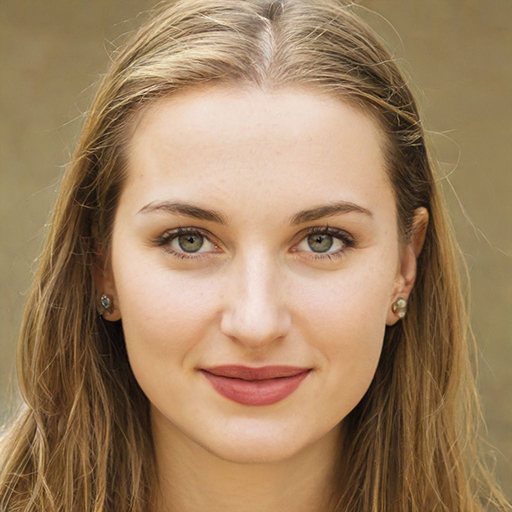
#> input picture face1.jpg, 512 x 512 px
$ python app.py
#> lines starting #> are read from the running program, lines starting #| are printed output that depends on the picture
import cv2
import numpy as np
from scipy import ndimage

kernel = (1.0/256)*np.array([[1, 4, 6, 4, 1],[4, 16, 24, 16, 4],[6, 24, 36, 24, 6], [4, 16, 24, 16, 4],[1, 4, 6, 4, 1]])

def reduceImage(image):
  imageFilter = cv2.filter2D(image,-1,kernel)
  reduced = imageFilter[::2, ::2]
  return reduced

def expandImage(image):
  expanded = np.zeros((2*image.shape[0], 2*image.shape[1]))
  expanded[::2, ::2] = image
  imageFilter = ndimage.convolve(expanded,4*kernel, mode='constant')
  return imageFilter

def GaussianPyramid(image):
  gp = [image]
  while image.shape[0] >= 2 and image.shape[1] >= 2:
    image = reduceImage(image)
    gp.append(image)
  return gp

def LaplacianPyramid(gp):
  lp = []
  for i in range(len(gp) - 1):
    lp.append(gp[i] - expandImage(gp[i + 1]))
  return lp


def blendingPyramid(lpA,lpB,gpMask):
  blend = []
  for i in range(len(lpA)):
    bl = gpMask[i]/255*lpA[i] + (1-gpMask[i]/255)*lpB[i]
    blend.append(bl)
  return blend

def reconstruct(pyramid):
  revPyramid = pyramid[::-1]
  image = revPyramid[0]
  for i in range(1, len(revPyramid)):
    image = expandImage(image) + revPyramid[i]
  return image

img1 = cv2.imread("face1.jpg")
#> img1 is the input picture: shape (512, 512, 3); mean B, G, R 97.9, 130.2, 160.2
img2 = cv2.imread("face2.jpg")
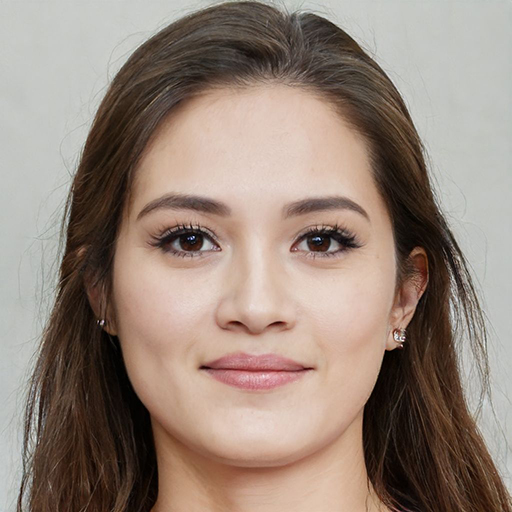
#> input picture face2.jpg, 512 x 512 px
#> img2 is the input picture: shape (512, 512, 3); mean B, G, R 122.4, 133.7, 150.9
mask = cv2.imread("maskFa.jpg",0)
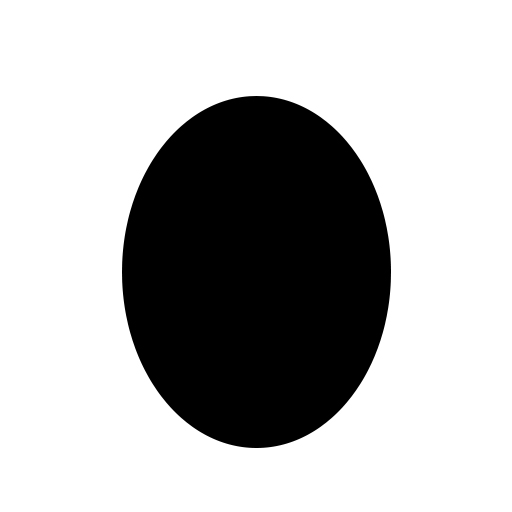
#> input picture maskFa.jpg, 512 x 512 px
#> mask is the input picture: shape (512, 512); min 0, max 255, mean 182.7


img1R,img1G,img1B = cv2.split(img1)
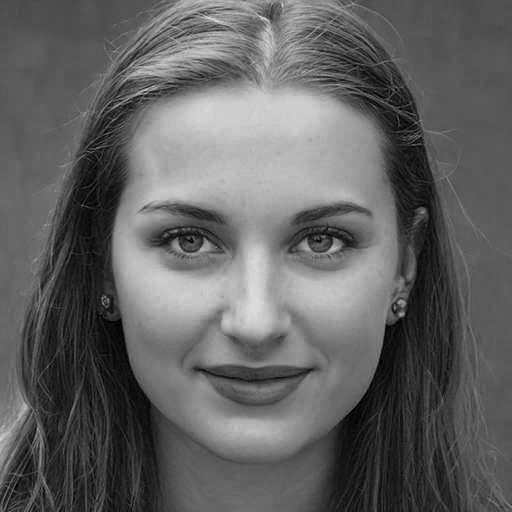
#> img1R: shape (512, 512); min 0, max 226, mean 97.9
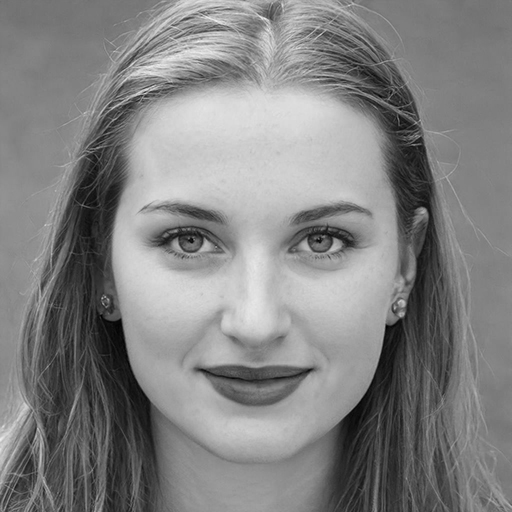
#> img1G: shape (512, 512); min 0, max 244, mean 130.2
img2R,img2G,img2B = cv2.split(img2)
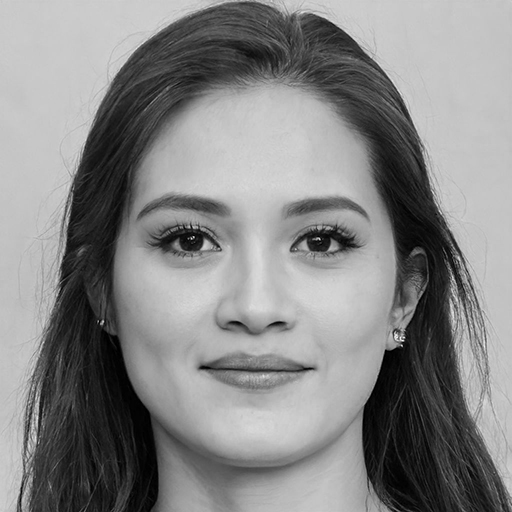
#> img2G: shape (512, 512); min 0, max 255, mean 133.7
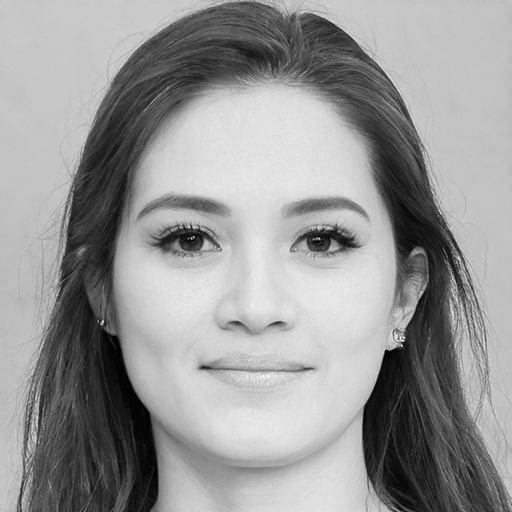
#> img2B: shape (512, 512); min 0, max 255, mean 150.9

img1R_gp = GaussianPyramid(img1R)
#> the loop in GaussianPyramid, `while image.shape[0] >= 2 and image.shape[1] >= 2:` made 9 passes
#> image on pass 8: [[105, 119], [97, 113]]
#> (imageFilter in reduceImage, reduced in reduceImage, image) on pass 9: ([[108, 108], [108, 108]], [108], [108])
#> after the loop in GaussianPyramid, `while image.shape[0] >= 2 and image.shape[1] >= 2:`: gp = 10 items
#> img1R_gp = 10 items
img1G_gp = GaussianPyramid(img1G)
#> the loop in GaussianPyramid (call 2), `while image.shape[0] >= 2 and image.shape[1] >= 2:` made 9 passes
#> image on pass 8: [[139, 149], [129, 142]]
#> (imageFilter in reduceImage, reduced in reduceImage, image) on pass 9: ([[140, 140], [140, 140]], [140], [140])
#> img1G_gp = 10 items
img1B_gp = GaussianPyramid(img1B)
#> img1B_gp = 10 items

mask_gp = GaussianPyramid(mask)
#> mask_gp = 10 items

img2R_gp = GaussianPyramid(img2R)
#> img2R_gp = 10 items
img2G_gp = GaussianPyramid(img2G)
#> img2G_gp = 10 items
img2B_gp = GaussianPyramid(img2B)
#> img2B_gp = 10 items

img1R_lp = LaplacianPyramid(img1R_gp)
#> the loop in LaplacianPyramid, `for i in range(len(gp) - 1):` made 9 passes
#> imageFilter in expandImage on pass 9: [[60.75, 40.5], [40.5, 27]]
#> after the loop in LaplacianPyramid, `for i in range(len(gp) - 1):`: lp = 9 items
#> img1R_lp = 9 items
img1G_lp = LaplacianPyramid(img1G_gp)
#> the loop in LaplacianPyramid (call 2), `for i in range(len(gp) - 1):` made 9 passes
#> imageFilter in expandImage on pass 9: [[78.75, 52.5], [52.5, 35]]
#> img1G_lp = 9 items
img1B_lp = LaplacianPyramid(img1B_gp)
#> the loop in LaplacianPyramid (call 3), `for i in range(len(gp) - 1):` made 9 passes
#> imageFilter in expandImage on pass 9: [[93.94, 62.62], [62.62, 41.75]]
#> pass 3, in expandImage (call 21), `imageFilter = ndimage.convolve(expanded,4*kernel, mode='constant')`:
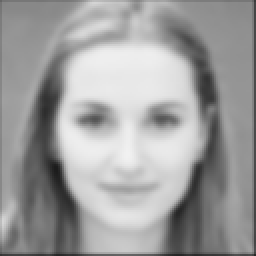
#> imageFilter: shape (128, 128) float64 (shown 2 times larger); min 28, max 241.8, mean 158.6
#> img1B_lp = 9 items

img2R_lp = LaplacianPyramid(img2R_gp)
#> img2R_lp = 9 items
img2G_lp = LaplacianPyramid(img2G_gp)
#> img2G_lp = 9 items
img2B_lp = LaplacianPyramid(img2B_gp)
#> img2B_lp = 9 items

R = reconstruct(blendingPyramid(img1R_lp,img2R_lp,mask_gp))
#> the loop in blendingPyramid, `for i in range(len(lpA)):` made 9 passes
#> bl on pass 9: [[48.11, 79.27], [61.44, 89.14]]
#> in reconstruct, `image = revPyramid[0]`: image = [[48.11, 79.27], [61.44, 89.14]]
#> the loop in reconstruct, `for i in range(1, len(revPyramid)):` made 8 passes
G = reconstruct(blendingPyramid(img1G_lp,img2G_lp,mask_gp))
#> the loop in blendingPyramid (call 2), `for i in range(len(lpA)):` made 9 passes
#> bl on pass 9: [[62.13, 93.99], [77.61, 105.1]]
#> the loop in reconstruct (call 2), `for i in range(1, len(revPyramid)):` made 8 passes
B = reconstruct(blendingPyramid(img1B_lp,img2B_lp,mask_gp))

output = cv2.merge((R,G,B))

cv2.imwrite("output.png",output)
img = cv2.imread("output.png")
cv2.imshow("window",img)
cv2.waitKey(0)
